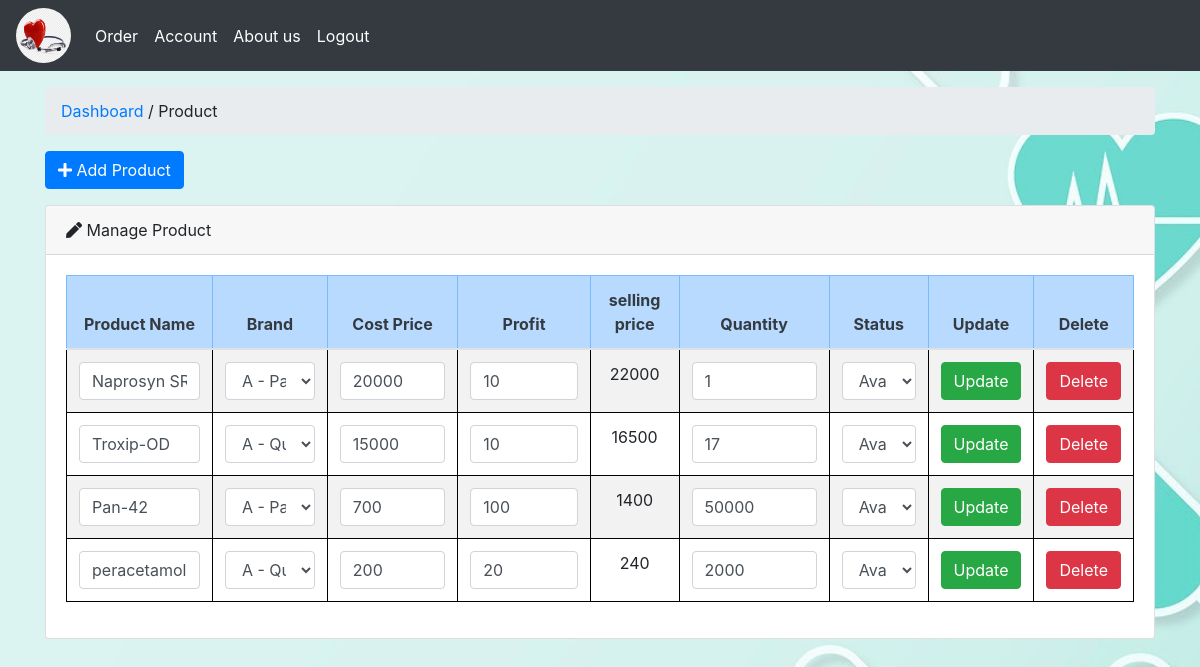
The app's page /Product.php (signed in) with its own data.
### tables this page shows
CREATE TABLE IF NOT EXISTS `product` (
  `p_id` int(30) NOT NULL AUTO_INCREMENT,
  `brand_id` int(30) NOT NULL,
  `p_name` varchar(30) NOT NULL,
  `price` int(30) NOT NULL,
  `profit` int(30) NOT NULL,
  `qty` int(30) NOT NULL,
  `image` varchar(30) NOT NULL,
  `status` varchar(30) NOT NULL,
  PRIMARY KEY (`p_id`,`brand_id`),
  KEY `brand_id` (`brand_id`)
);

### product.php (the view, shortened to what this page needs)
<!DOCTYPE HTML>
<html>
<head>
</head>
<body class="bg-img">
<?php require_once 'header.php'; ?>
<div class="row pt-3">
	<div class="col-md-12">
		<ol class="breadcrumb">
		  <li><a href="dashboard.php">Dashboard </a></li>
          <li class="active">&nbsp;/ Product</li>
		</ol>
<button type="button" class="btn btn-primary" data-toggle="modal" data-target="#exampleModal">
<i class="fas fa-plus"></i> Add Product
  </button>
		<div class="card mt-3">
			<div class="card-header">
				<div class="page-heading"> <i class="fas fa-pen"></i> Manage Product</div>
			</div>
			<div class="card-body">
				<table class="table table-striped text-center" id="manageProductTable">
					<thead>
						<tr class="table-primary bg-dark text-dark text-center">
							<th>Product Name</th>
							<th>Brand</th>
							<th>Cost Price</th>
							<th>Profit</th>
							<th>selling price</th>
							<th>Quantity</th>
							<th>Status</th>
							<th>Update</th>
							<th>Delete</th>
						</tr>
					</thead>
						<?php
	  $qry=mysql_query("select * from product");
	  while($row=mysql_fetch_array($qry))
	  {
		  $price=$row['price'];
		  $profit=$row['profit'];
		  $sell_price=(100+$profit)*$price/100;
		  print "<tr>";
		  print "<form name='f1' method='POST' action=''>";
		  print "<td>";
		   print "<input class='form-control' type='text' name='p_name' value='".$row['p_name']."'>";
		  print "</td>";
		  print "<td >";
		   $brand_id=$row['brand_id'];
		   print "<select name='brand_id' class='form-control'>";
		   $q=mysql_query("select b_name from brand where brand_id='$brand_id'");
		   while($r=mysql_fetch_array($q))
		   {
			   print "<option value='".$brand_id."'>";
			   print $r['b_name'];
			   print "</option>";
		   }
		   print "</select>";
		  print "</td>";
		  print "<td>";
		   print "<input type='text' class='form-control' name='price' value='".$row['price']."'>";
		  print "</td>";
		  print "<td>";
		   print "<input type='text' class='form-control' name='profit' value='".$row['profit']."'>";
		  print "</td>";
		  print "<td>";
		   print "$sell_price";
		  print "</td>";
		   print "<td>";
		   print "<input type='text' class='form-control' name='qty' value='".$row['qty']."'>";
		  print "</td>";
		  print "<td>";
           print "<select name='status' class='form-control'>";
			   print "<option value='".$row['status']."'>";
			   print $row['status'];
               print "</option>";
           print "</select>";
           print "</td>";
		  print "<td>";
		  print "<input type='submit' class='btn btn-success' name='update' value='Update'>";
		  print "</td>";
		  print "<td>";
		  print "<input type='submit' class='btn btn-danger' name='delete' value='Delete'>";
		  print "</td>";
		  print "</form>";
		  print "</tr>";
	  }
	  ?>
				</table>
			</div>
		</div>
	</div>
</div>
</body>
<?php require_once 'footer.php'; ?>

### header.php (shortened to what this page needs)
<?php
$email = $_SESSION['adminid'];
$query100 = mysql_query("select * from admin where email='$email'");
		while($row100=mysql_fetch_array($query100))
	  	{
        $role=$row100['role'];
        $status=$row100['status'];
      }
?>
<!DOCTYPE html>
<html lang="en"></html>
<html>
<head>
  <link href="css/bootstrap/bootstrap.min.css" rel="stylesheet">
	<link rel="stylesheet" href="css/css/all.min.css">
  <link rel="stylesheet" href="custom/style.css">
  <link rel="stylesheet" href="custom/print.css" type="text/css" media="print">
</head>
<body>
    <nav class="navbar navbar-expand-lg navbar-dark bg-dark text-white">
  <a class="navbar-brand" href="dashboard.php"  style="padding:0px;">
                    <img height="55px" width="55px" src="logo.png" class="rounded-circle" alt="logo">
                </a>
  <div class="collapse navbar-collapse" id="navbarTogglerDemo01">
  <?php
 if ($role == "Admin") { ?>
    <ul class="navbar-nav mr-auto mt-2 mt-lg-0">
    <li class="nav-item">
    <a class="nav-link text-white" href="categories.php">Category</a>
      </li>
      <li class="nav-item">
        <a class="nav-link text-white" href="brand.php">Brand</a>
      </li>
      <li class="nav-item">
        <a class="nav-link text-white" href="Product.php">product</a>
      </li>
      <li class="nav-item">
        <a class="nav-link text-white" href="order.php">Order</a>
      </li>
      <li class="nav-item">
        <a class="nav-link text-white" href="report.php">Report</a>
      </li>
      <li class="nav-item">
        <a class="nav-link text-white" href="adduser.php">Add-user</a>
      </li>
      <li class="nav-item">
        <a class="nav-link text-white" href="account.php">Account</a>
      </li>
      <li class="nav-item">
        <a class="nav-link text-white" href="about_us.php">About us</a>
      </li>
      <li class="nav-item">
        <a class="nav-link text-white" href="logout.php">Logout</a>
      </li>
    </ul>
  <?php } elseif ($role == "User" && $status == "Active"){ ?>
    <ul class="navbar-nav mr-auto mt-2 mt-lg-0">
      <li class="nav-item">
        <a class="nav-link text-white" href="order.php">Order</a>
      </li>
      <li class="nav-item">
        <a class="nav-link text-white" href="account.php">Account</a>
      </li>
      <li class="nav-item">
        <a class="nav-link text-white" href="about_us.php">About us</a>
      </li>
      <li class="nav-item">
        <a class="nav-link text-white" href="logout.php">Logout</a>
      </li>
    </ul>
    <?php  } else{
     header("Location:user_suspend.php");
    }?>
  </div>
</nav>
	<div class="container">

### footer.php (shortened to what this page needs)
</body>
</html>

### custom/style.css (style rules this page uses)
table, th, td { border: 1px solid black; border-collapse: collapse; }
table, tr { border: 1px solid black; border-collapse: collapse; }

### custom/print.css (style rules this page uses)
input { text-transform: uppercase; }

### product.php (style rules this page uses)
.bg-img { background-image: url("custom/medicine2.jpg"); background-size: cover; background-position: center; background-attachment: fixed; }

### records on screen
product: p_name "Naprosyn SR", price "20000", profit "10", sell_price "22000", qty "1", status "Available"
product: p_name "Troxip-OD", price "15000", profit "10", sell_price "16500", qty "17", status "Available"
product: p_name "Pan-42", price "700", profit "100", sell_price "1400", qty "50000", status "Available"
product: p_name "peracetamol", price "200", profit "20", sell_price "240", qty "2000", status "Available"

### other values on screen
form field brand_id "A - Pandom - SR"
form field brand_id "A - Quin"
